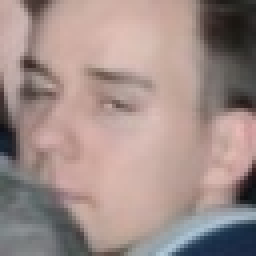
#> input picture backend/app/fer/dataset/train/Disappointed/1216.jpg, 64 x 64 px, found by its file name (shown 4 times larger); its folder holds only this picture in this run
$ python dataset_training.py
#> lines starting #> are read from the running program, lines starting #| are printed output that depends on the picture; after the words box and inside, x2 and y2 are one past the last pixel; in counts of white or black regions, pixels touching at a corner belong together
import cv2
import os
from tqdm import tqdm  # For progress bars


def preprocess_images(input_dir, output_dir, target_size=(48, 48)):
#> called with output_dir = 'trained', target_size = (48, 48)
    if not os.path.exists(output_dir):
        os.makedirs(output_dir)

    for emotion_folder in os.listdir(input_dir):
        emotion_path = os.path.join(input_dir, emotion_folder)
        output_emotion_path = os.path.join(output_dir, emotion_folder)

        if not os.path.exists(output_emotion_path):
            os.makedirs(output_emotion_path)

        for img_name in tqdm(os.listdir(emotion_path), desc=emotion_folder):
            img_path = os.path.join(emotion_path, img_name)
            img = cv2.imread(img_path, cv2.IMREAD_GRAYSCALE)
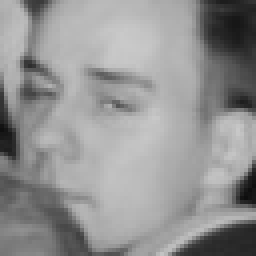
#> img: shape (64, 64) (shown 4 times larger); min 14, max 201, mean 146.8
            img = cv2.resize(img, target_size)
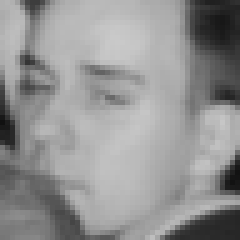
#> img: shape (48, 48) (shown 5 times larger); min 17, max 201, mean 146.7
            img = img / 255.0  # Normalize pixel values
            output_path = os.path.join(output_emotion_path, img_name)
            cv2.imwrite(output_path, img)
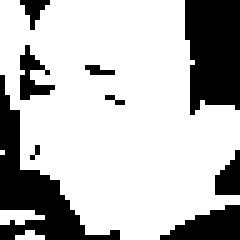
#> saved as 1216.jpg: shape (48, 48) (shown 5 times larger); values 0 (black) and 1 (white), 73% white; 9 black regions (4 under 20 px), largest, box (x1, y1, x2, y2) and area: (0, 15, 24, 48) 231, (37, 0, 48, 23) 220, (32, 41, 48, 48) 72, (4, 9, 11, 20) 36, (43, 30, 48, 39) 31
#> pass 2 of the loop in preprocess_images, `for emotion_folder in os.listdir(input_dir):`:
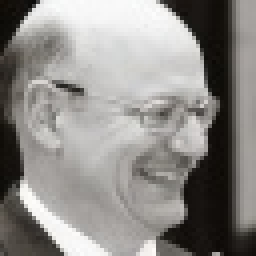
#> input picture backend/app/fer/dataset/train/interested/1513.jpg, 64 x 64 px, found by its file name (shown 4 times larger)
#> in preprocess_images, `img = cv2.resize(img, target_size)`:
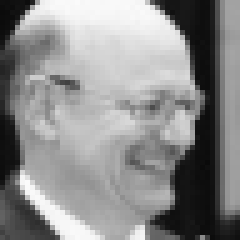
#> img: shape (48, 48) (shown 5 times larger); min 10, max 251, mean 139.9
#> in preprocess_images, `cv2.imwrite(output_path, img)`:
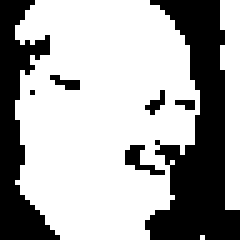
#> saved as 1513.jpg: shape (48, 48) (shown 5 times larger); values 0 (black) and 1 (white), 66.6% white; 7 black regions (5 under 20 px), largest, box (x1, y1, x2, y2) and area: (29, 0, 48, 48) 462, (0, 0, 12, 48) 262


# Preprocess train, test, and val sets
preprocess_images('/Users/nadirazeez/Documents/shermina/comunico/fer/train',
                  'trained')
